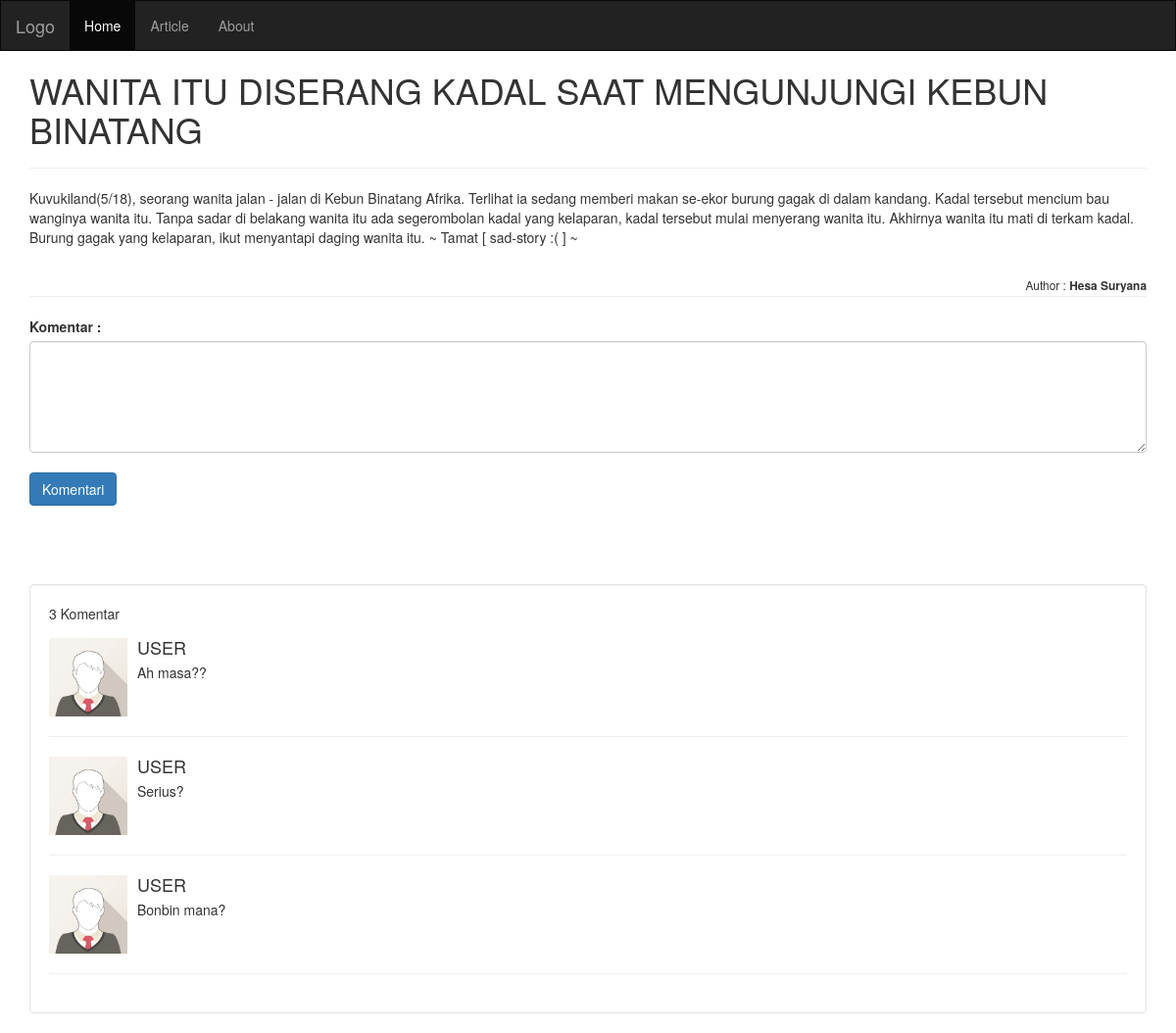
Page /7/index.php?id_post=1 on the committed database.
### tables this page shows
CREATE TABLE `posts` (
  `id_posts` int(11) NOT NULL,
  `title` varchar(255) NOT NULL,
  `content` text NOT NULL,
  `createdBy` int(11) NOT NULL
);

CREATE TABLE `users` (
  `id_user` int(11) NOT NULL,
  `username` varchar(32) NOT NULL
);

CREATE TABLE `comments` (
  `id_comments` int(11) NOT NULL,
  `comment` text NOT NULL,
  `postId` int(11) NOT NULL
);

### 7/index.php (the view, shortened to what this page needs)
<?php
$host 	= "localhost";
$user 	= "root";
$pass 	= "";
$db 	= "blogs";
$conn	= mysqli_connect($host,$user,$pass,$db);
?>
<!DOCTYPE html>
<html lang="en">
<head>
<link rel="stylesheet" type="text/css" href="css/bootstrap.min.css">
</head>
<body>
	<nav class="navbar navbar-inverse">
	  <div class="container-fluid">
	    <div class="navbar-header">
	      <a class="navbar-brand" href="#">Logo</a>
	    </div>
	    <div class="collapse navbar-collapse" id="myNavbar">
	      <ul class="nav navbar-nav">
	        <li class="active"><a href="index.php">Home</a></li>
	        <li><a href="#">Article</a></li>
	        <li><a href="#">About</a></li>
	      </ul>
	    </div>
	  </div>
	</nav>
	<div class="container">
	<?php
		if(isset($_GET['id_post'])) {
			$sql = "SELECT `posts`.`id_posts`, `posts`.`title`, `posts`.`content`, `posts`.`createdBy`, `users`.`id_user`, `users`.`username` FROM `posts` LEFT JOIN `users` ON `posts`.`createdBy`=`users`.`id_user` WHERE `id_posts`='".$_GET['id_post']."' ";
			$run = mysqli_query($conn, $sql);
			if (mysqli_num_rows($run) > 0) {
				    ?>
				    <div class="row content">
				<?php while($row = mysqli_fetch_assoc($run)) {
				       ?>
					    <div class="col-sm-12 text-left">
					      <h1><?php echo strtoupper($row['title']); ?></h1><hr>
					      <p><?php echo $row['content']; ?></p>
					      <br>
							<small style="float:right">Author : <b><?php echo $row['username']; ?></b></small>
					      <hr>
					    </div>
				<?php } ?>
				<br><br><br>
				    <div class="col-sm-12 text-left">
				    	<div class="form-group">
						  <form method="POST">
							  <label for="comment">Komentar :</label>
							  <textarea class="form-control" name="komentar" rows="5" id="comment"></textarea>
							  <br>
							  <input type="submit" name="komentari" value="Komentari" class="btn btn-primary">
						  </form>
						  <br><br><br><br>
						  <div class="well" style="background: #ffffff">
							  	<?php
							  		$sql1 = "SELECT count('postId') as 'tot' FROM `comments` WHERE `postId`=".$_GET['id_post']."";
								    $run1 = mysqli_query($conn, $sql1);
								    $row1 = mysqli_fetch_assoc($run1);
								    if ($run1) {
								    	echo $row1['tot']." Komentar<br>";
								    }else{
								    	echo "0 Komentar<br>";
								    }
					  			?>
							  	<div class="media">
								    <?php
								    $sql0 = "SELECT * FROM `comments` WHERE `postId`='".$_GET['id_post']."' ";
								    $run0 = mysqli_query($conn, $sql0);
								    if (mysqli_num_rows($run0) > 0) {
								    	while($row0 = mysqli_fetch_assoc($run0)){
								    	?>
								    		<div class="media-left media-top">
										      <img src="img/avatar.png" class="media-object" style="width:80px">
										    </div>
										    <div class="media-body">
										      <h4 class="media-heading">USER</h4>
										      <p><?php echo $row0['comment']; ?></p>
										    </div>
										    <hr>
								    	<?php
								    	}
								    }else{
								    	echo "Belum ada komentar.";
								    }
								    ?>
							  </div>
							 </div>
						</div>
				    </div>
				  </div>
			<?php
			} else {
			    echo "<h1>404 Not Found!! </h1>";
			}
		}
	?>
		</div>
</body>
</html>

### 7/index.php (style rules this page uses)
.navbar { margin-bottom: 0; border-radius: 0; }
.row.content { height: 450px }

### rows in the picture
posts: title "WANITA ITU DISERANG KADAL SAAT MENGUNJUNGI KEBUN BINATANG", content "Kuvukiland(5/18), seorang wanita jalan - jalan di Kebun Binatang Afrika. Terlihat ia sedang memberi makan se-ekor burung gagak di dalam kandang. Kadal tersebut mencium bau wanginya wanita itu. Tanpa sadar di belakang wanita itu ada segerombolan kadal yang kelaparan, kadal tersebut mulai menyerang wanita itu. Akhirnya wanita itu mati di terkam kadal. Burung gagak yang kelaparan, ikut menyantapi daging wanita itu. ~ Tamat [ sad-story :( ] ~", users.username "Hesa Suryana"
comments: comment "Ah masa??"
comments: comment "Serius?"
comments: comment "Bonbin mana?"

### other values in the picture
$row1['tot'] "3"
